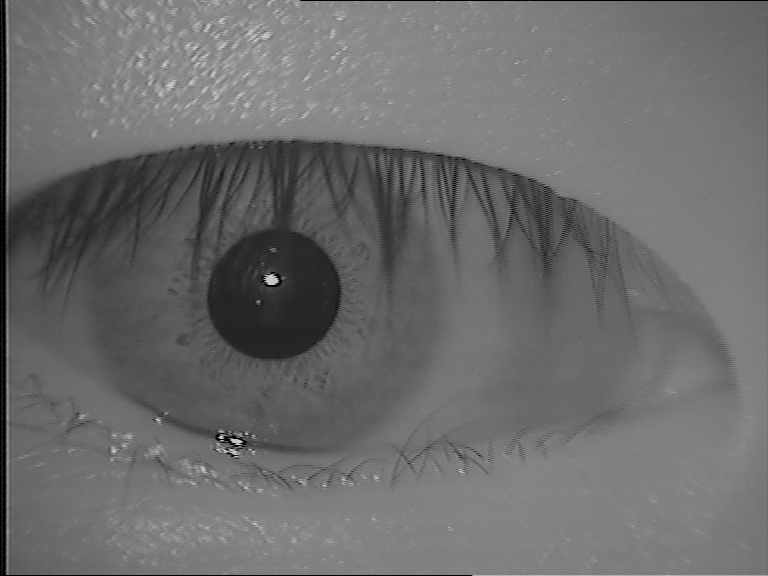
%> input picture 001_L_01.bmp, 768 x 576 px
$ octave --eval "result = irisDetection(imread('001_L_01.bmp'));"   (GNU Octave 9; MATLAB toolbox functions it lacks are replaced by stand-ins)
%> lines starting %> are read from the running program, lines starting %| are printed output that depends on the picture

function [centers,radius1]=irisDetection(Im)
bw2=edge(Im,'canny',[0.05 0.09],1);
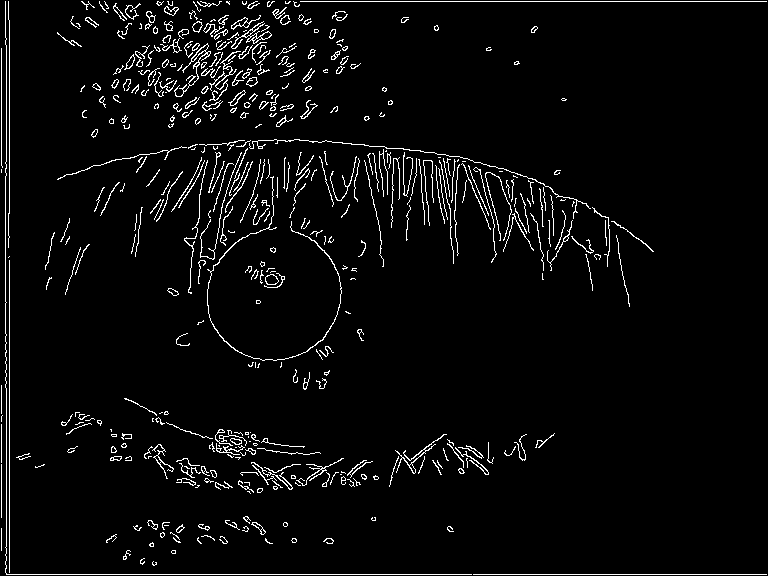
%> bw2: size 576x768 logical; 3.9% white in thin lines or dots
%figure;imshow(bw2);title('Canny Edge detection');

rmin=50;
rmax=122;
[c,r]=imfindcircles(bw2,[rmin rmax],'ObjectPolarity','bright','sensitivity',0.95);
%> c = [274.3 295.8; 555.9 251; 402.4 190.9; 488.6 231.2; 254 209]; r = [68.78; 56.88; 52.85; 67.96; 66.09]

if(size(c,1)==2)
    centers=c(1,1:2);
    radius1=r(1);
else
    centers=c;
%> centers has the same summary as c
    radius1=r;
%> radius1 = [68.78; 56.88; 52.85; 67.96; 66.09]
%> `result = irisDetection(imread('001_L_01.bmp'));`: result has the same summary as c in irisDetection
end

%figure,viscircles(centers,radius1,'LineStyle','--');title('Hough transform');
%plotcircle(centers,radius1,Im);

end
